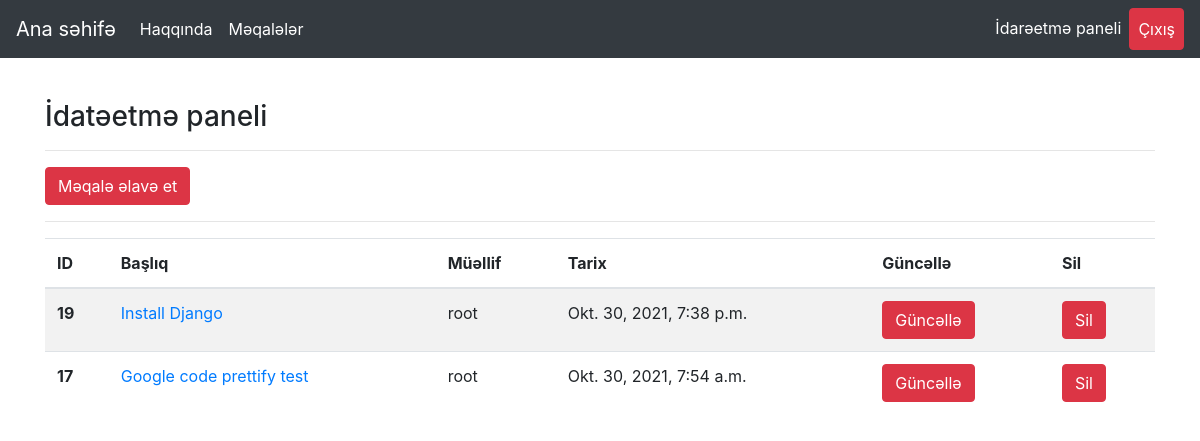
Screenshot of /articles/dashboard/ (signed in) with the database file from the repository.
### article/models.py (models this page shows, shortened)
class Article(models.Model):
    author = models.ForeignKey("auth.User",on_delete=models.CASCADE)
    title = models.CharField(verbose_name="Başlıq",max_length=50)
    content = RichTextField(verbose_name="Məzmun")
    created_at = models.DateTimeField(auto_now_add=True)
    article_image = models.FileField(blank=True,null=True,verbose_name = "Şəkil əlavə et")
    class Meta:
        ordering = ['-created_at']

### article/views.py (the view)
# urls.py: path('dashboard/', views.dashboard,name = "dashboard"),
@login_required(login_url="user:login")
def dashboard(request):
    articles = Article.objects.filter(author=request.user)
    context = {
        "articles":articles
    }
    return render(request,"dashboard.html",context)

### templates/dashboard.html (shortened to what this page needs)
{% extends "layout.html" %}
{% block body %}
<h3>İdatəetmə paneli</h3>
<hr>
<a class = "btn btn-danger" href = "{% url 'article:addarticle' %}">Məqalə əlavə et</a>
<hr>
{% if articles %}
<table class="table table-striped">
  <thead>
    <tr>
      <th scope="col">ID</th>
      <th scope="col">Başlıq</th>
      <th scope="col">Müəllif</th>
      <th scope="col">Tarix</th>
      <th scope="col">Güncəllə</th>
      <th scope="col">Sil</th>
    </tr>
  </thead>
  <tbody>
    {% for article in articles %}
    <tr>
      <th scope="row">{{article.id}}</th>
      <td> <a href="/articles/article/{{article.id}}">{{article.title}}</a></td>
      <td>{{article.author.username}}</td>
      <td>{{article.created_at}}</td>
      <td><a href=" {% url 'article:update' article.id %}" class = "btn btn-danger">Güncəllə</a></td>
      <td><a href=" {% url 'article:delete' article.id %}" class = "btn btn-danger">Sil</a></td>
    </tr>
    {% endfor %}
  </tbody>
</table>
{% else %}
<div class = "alert alert-danger">Hələ heç bir məqalə yaratmamısız :(</div>
{% endif %}
{% endblock body %}

### rows the page displays
Article: id "19", title "Install Django", author.username "root", created_at "Okt. 30, 2021, 7:38 p.m."
Article: id "17", title "Google code prettify test", author.username "root", created_at "Okt. 30, 2021, 7:54 a.m."
